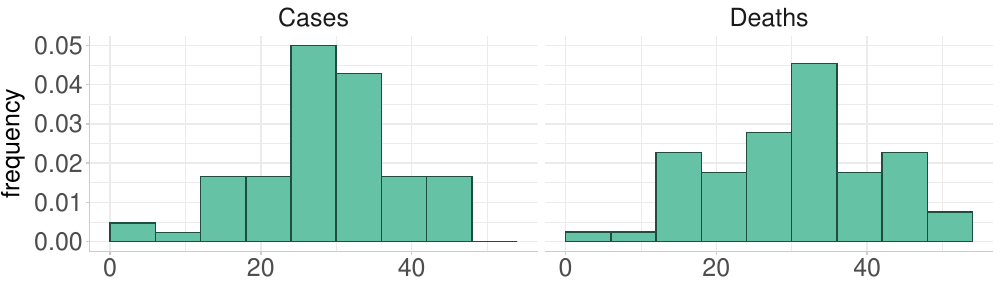

The R source for this figure:
library(here)
library(ggplot2)
library(scoringutils)
library(patchwork)
library(dplyr)
library(data.table)

DT <- `[`

source(here("ensvssize", "specs.R"))
source(here("R", "utils-ext.R"))

start_date <- enscomb_specs$start_date
end_date <- enscomb_specs$end_date
loctargets <- enscomb_specs$loctargets

fcdat <- data.table::fread(here("data", "depldat.csv")) |>
  filter(forecast_date >= data.table::as.IDate(start_date)) |> #before: 2021-03-20
  filter(forecast_date <= data.table::as.IDate(end_date))

fcdat_avail <- fcdat |>
  select(model, forecast_date, location, target_type) |>
  distinct() |>
  setDT() |>
  DT(,  availability := .N/52, by = c("model", "location", "target_type"))

avails <- fcdat_avail |>
  select(model, availability, location, target_type) |>
  distinct()


num_mods <- fcdat |>
  select(model, location, target_type, forecast_date) |>
  distinct() |>
  filter(forecast_date >= as.Date(start_date) + 28,
         !grepl("EuroCOVID", model)) |>
  group_by(location, target_type, forecast_date) |>
  summarise(num_mods = n())

bpp <- fcdat |>
  select(model, forecast_date, location, target_type) |>
  distinct() |>
  setDT() |>
  DT(,  num_mods := .N, by = c("forecast_date", "location", "target_type")) |>
  select(forecast_date, location, target_type, num_mods) |>
  distinct() |>
  group_by(location, target_type) |>
  summarise(mean_mods = mean(num_mods)) |>
  mutate(nmods = ifelse(location %in% c("PL", "DE"), 10, 5)) |>
  mutate(avgselec = mean_mods/nmods)

bpset <- fread(here("bestperformers-data", "weights", "best_performers_incl_mods.csv")) |>
  mutate(incl = ifelse(location %in% c("PL", "DE") & nmod == 10 | location %in% c("CZ", "FR", "GB") & nmod == 5, 1, 0)) |>
  filter(incl == 1) |>
  left_join(num_mods, by = c("location", "target_type", "forecast_date")) |>
  filter(nmod < num_mods) |> #exclude instances where no "choosing" happened
  mutate(fct = num_mods/nmod) |>
  ###new
  left_join(bpp, by = c("location", "target_type")) |>
  ##setDT() |>
  #DT(, meanfct := mean(fct), by = c("location", "target_type")) |>
  mutate(fct = fct/mean(fct)) |>
  group_by(model, location, target_type) |>
  summarise(count = sum(fct)) |>
  right_join(avails, by = c("model", "location", "target_type")) |>
  filter(availability > 0.15) |>
  mutate(count = count / (availability)) |>
  filter(model != "EuroCOVIDhub-baseline") |> #not included in selection
  mutate(count = ifelse(is.na(count), 0, count))


textsize_y <- 18

ggplot(bpset, aes(x = count)) +
  geom_histogram(aes(y = after_stat(density)), color="#1f4d3e", fill="#66C2A5", breaks = seq(0, 55, by = 6)) +
  theme_masterthesis() +
  theme(#axis.text.x = element_text(size = textsize_y, angle = 90, hjust = .5, vjust = .5, face = "plain"),
        #strip.text = element_text(size = 8),
        axis.text.y = element_text(size = textsize_y),
        axis.title.y = element_text(size = textsize_y, angle = 90, vjust = 2),
        axis.text.x = element_text(size = textsize_y),
        strip.text = element_text(size=textsize_y),
        legend.text=element_text(size=textsize_y),
        legend.title=element_blank(),
        plot.margin = margin(b=0, l = 5, r = 5, unit = "pt")) +
  ylab("frequency") +
  xlab("") +
  facet_wrap(~target_type
             #labeller = as_labeller(specs$plot_target_label)
             ) #+
  #ylim(0, 0.85)

ggsave(here("plot_results", "bestperformers_nselection.pdf"), width = 10, height = 3)
